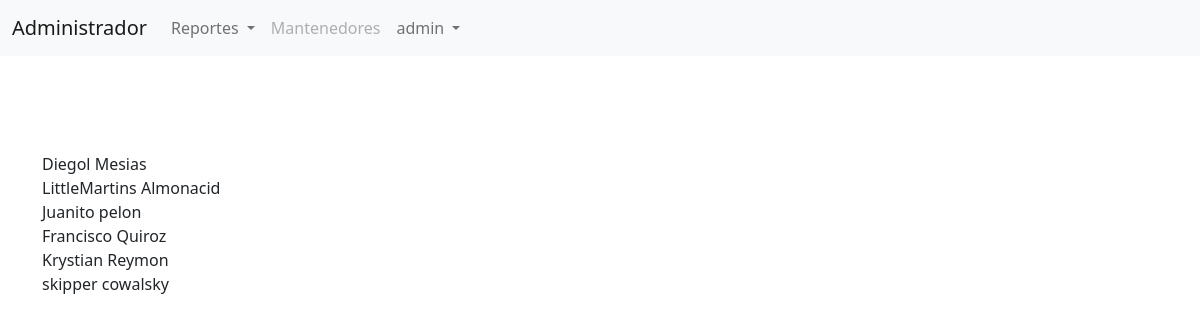
The page /administrador/reporte_clientes (signed in) on the database its author committed.
### clientes/models.py (models this page shows)
class Cliente(models.Model):
    rut              = models.CharField(primary_key=True, max_length=10)
    nombre           = models.CharField(max_length=20)
    apellido_paterno = models.CharField(max_length=20)
    apellido_materno = models.CharField(max_length=20)
    fecha_nacimiento = models.DateField(blank=False, null=False)
    id_genero        = models.ForeignKey('Genero',on_delete=models.CASCADE, db_column='idGenero')
    telefono         = models.CharField(max_length=45)
    email            = models.EmailField(unique=True, max_length=100, blank=True, null=True)
    direccion        = models.CharField(max_length=50, blank=True, null=True)
    activo           = models.IntegerField()
    def __str__(self):
        return str(self.nombre)+" "+str(self.apellido_paterno)

### administrador/views.py (the view)
# urls.py: path('reporte_clientes', views.reporte_clientes, name='reporte_cliente'),
def reporte_clientes(request):
    clientes=Cliente.objects.all()
    context = {'clientes':clientes}
    return render(request, 'administrador/menu.html', context)

### administrador/templates/administrador/menu.html (shortened to what this page needs)
{% extends "administrador/base.html" %}
{% load static %}
{% block content%}
    <div class="container">
        {% if clientes %}
            <br><br>
           {% for cliente in clientes%}
                    {{cliente}} <br>
           {% endfor %}
        {% endif%}
    </div>
{% endblock %}

### administrador/templates/administrador/base.html (shortened to what this page needs)
<!doctype html>
{% load static %}
<html lang="en">
  <head>
    <link href="https://cdn.jsdelivr.net/npm/bootstrap@5.0.2/dist/css/bootstrap.min.css" rel="stylesheet">
  </head>
  <body>
    <nav class="navbar navbar-expand-lg navbar-light bg-light">
        <div class="container-fluid">
          <a class="navbar-brand" href="#">Administrador</a>
          <div class="collapse navbar-collapse" id="navbarSupportedContent">
            <ul class="navbar-nav me-auto mb-2 mb-lg-0">
              <li class="nav-item dropdown">
                <a class="nav-link dropdown-toggle" href="#" id="navbarDropdown" role="button" data-bs-toggle="dropdown" aria-expanded="false">
                  Reportes
                </a>
              </li>
              <li class="nav-item">
                <a class="nav-link disabled" href="#" tabindex="-1" aria-disabled="true">Mantenedores</a>
              </li>
              <li class="nav-item dropdown">
                   <a class="nav-link dropdown-toggle" href="#" id="navbarDropdown" role="button" data-bs-toggle="dropdown" aria-expanded="false">
                      {% if user.is_authenticated %}
                        {{user.username}}
                      {% else %}
                         <a href="{% url 'login' %}">login</a>
                      {% endif %}
                   </a>
                </li>
            </ul>
          </div>
        </div>
      </nav>
      <br><br>
      {% block content %}
      {% endblock %}
  </body>
</html>

### rows shown on the page
Cliente: nombre+apellido_paterno "Diegol Mesias"
Cliente: nombre+apellido_paterno "LittleMartins Almonacid"
Cliente: nombre+apellido_paterno "Juanito pelon"
Cliente: nombre+apellido_paterno "Francisco Quiroz"
Cliente: nombre+apellido_paterno "Krystian Reymon"
Cliente: nombre+apellido_paterno "skipper cowalsky"

### other values the page prints
{{ user.username }} "admin"
